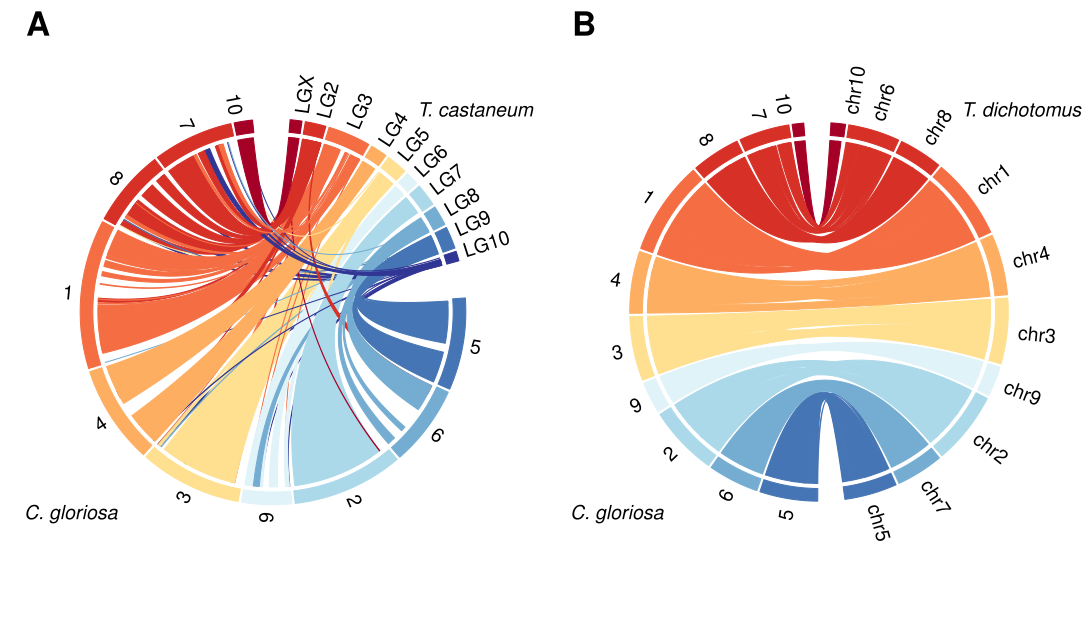

The script that drew this image:
# Terrence Sylvester
# pradakshanas@gmail.com
# 24 August 2023

library(circlize)

# read in circos karyotype data
CgChroms <- read.table("synteny/Cglo_Tcas/Cglo.karyotype.txt", header = F)
TcChroms <- read.table("synteny/Cglo_Tcas/Tcas.karyotype.txt", header = F)
CgChroms.Td <- read.table("synteny/Cglo_Tdic/Cglo.karyotype.txt", header = F)
TdChroms <- read.table("synteny/Cglo_Tdic/Tdic.karyotype.txt", header = F)

CgChroms <- CgChroms[,c(3,6,7)]
TcChroms <- TcChroms[,c(3,6,7)]
CgChroms.Td <- CgChroms.Td[,c(3,6,7)]
TdChroms <- TdChroms[,c(3,6,7)]

colnames(CgChroms) <- colnames(TcChroms) <- colnames(CgChroms.Td) <- colnames(TdChroms) <- c("cont","length","col")

# read links
link.tc <- read.table("synteny/Cglo_Tcas/Cglo_Tcas/data/Tcas_Cglo_bundles.tsv", header = F)
link.td <- read.table("synteny/Cglo_Tdic/Cglo_Tdic/data/Tdic_Cglo_bundles.tsv", header = F)

for(i in 1:nrow(link.tc)){
  hit <- unlist(strsplit(link.tc$V7[i],split = ","))
  loc <- grep("color", hit)
  link.tc$V7[i] <- gsub("color=", "",hit[loc])
}

for(i in 1:nrow(link.td)){
  hit <- unlist(strsplit(link.td$V7[i],split = ","))
  loc <- grep("color", hit)
  link.td$V7[i] <- gsub("color=", "",hit[loc])
}

# set colours
lgx = "#a50026"
lg2 = "#d73027"
lg3 = "#f46d43"
lg4 = "#fdae61"
lg5 = "#fee090"
lg6 = "#e0f3f8"
lg7 = "#abd9e9"
lg8 = "#74add1"
lg9 = "#4575b4"
lg10 = "#313695"

CgChroms$col[CgChroms$col == "lgx"] <- "#a50026"
CgChroms$col[CgChroms$col == "lg2"] <- "#d73027"
CgChroms$col[CgChroms$col == "lg3"] <- "#f46d43"
CgChroms$col[CgChroms$col == "lg4"] <- "#fdae61"
CgChroms$col[CgChroms$col == "lg5"] <- "#fee090"
CgChroms$col[CgChroms$col == "lg6"] <- "#e0f3f8"
CgChroms$col[CgChroms$col == "lg7"] <- "#abd9e9"
CgChroms$col[CgChroms$col == "lg8"] <- "#74add1"
CgChroms$col[CgChroms$col == "lg9"] <- "#4575b4"
CgChroms$col[CgChroms$col == "lg10"] <- "#313695"

CgChroms.Td$col[CgChroms.Td$col == "lgx"] <- "#a50026"
CgChroms.Td$col[CgChroms.Td$col == "lg2"] <- "#d73027"
CgChroms.Td$col[CgChroms.Td$col == "lg3"] <- "#f46d43"
CgChroms.Td$col[CgChroms.Td$col == "lg4"] <- "#fdae61"
CgChroms.Td$col[CgChroms.Td$col == "lg5"] <- "#fee090"
CgChroms.Td$col[CgChroms.Td$col == "lg6"] <- "#e0f3f8"
CgChroms.Td$col[CgChroms.Td$col == "lg7"] <- "#abd9e9"
CgChroms.Td$col[CgChroms.Td$col == "lg8"] <- "#74add1"
CgChroms.Td$col[CgChroms.Td$col == "lg9"] <- "#4575b4"
CgChroms.Td$col[CgChroms.Td$col == "lg10"] <- "#313695"

TcChroms$col[TcChroms$col == "lgx"] <- "#a50026"
TcChroms$col[TcChroms$col == "lg2"] <- "#d73027"
TcChroms$col[TcChroms$col == "lg3"] <- "#f46d43"
TcChroms$col[TcChroms$col == "lg4"] <- "#fdae61"
TcChroms$col[TcChroms$col == "lg5"] <- "#fee090"
TcChroms$col[TcChroms$col == "lg6"] <- "#e0f3f8"
TcChroms$col[TcChroms$col == "lg7"] <- "#abd9e9"
TcChroms$col[TcChroms$col == "lg8"] <- "#74add1"
TcChroms$col[TcChroms$col == "lg9"] <- "#4575b4"
TcChroms$col[TcChroms$col == "lG10"] <- "#313695"

TdChroms$col[TdChroms$col == "lgx"] <- "#a50026"
TdChroms$col[TdChroms$col == "lg2"] <- "#d73027"
TdChroms$col[TdChroms$col == "lg3"] <- "#f46d43"
TdChroms$col[TdChroms$col == "lg4"] <- "#fdae61"
TdChroms$col[TdChroms$col == "lg5"] <- "#fee090"
TdChroms$col[TdChroms$col == "lg6"] <- "#e0f3f8"
TdChroms$col[TdChroms$col == "lg7"] <- "#abd9e9"
TdChroms$col[TdChroms$col == "lg8"] <- "#74add1"
TdChroms$col[TdChroms$col == "lg9"] <- "#4575b4"
TdChroms$col[TdChroms$col == "lG10"] <- "#313695"

link.tc$V7[link.tc$V7 == "lgx"] <- "#a50026"
link.tc$V7[link.tc$V7 == "lg2"] <- "#d73027"
link.tc$V7[link.tc$V7 == "lg3"] <- "#f46d43"
link.tc$V7[link.tc$V7 == "lg4"] <- "#fdae61"
link.tc$V7[link.tc$V7 == "lg5"] <- "#fee090"
link.tc$V7[link.tc$V7 == "lg6"] <- "#e0f3f8"
link.tc$V7[link.tc$V7 == "lg7"] <- "#abd9e9"
link.tc$V7[link.tc$V7 == "lg8"] <- "#74add1"
link.tc$V7[link.tc$V7 == "lg9"] <- "#4575b4"
link.tc$V7[link.tc$V7 == "lg10"] <- "#313695"

link.td$V7[link.td$V7 == "lgx"] <- "#a50026"
link.td$V7[link.td$V7 == "lg2"] <- "#d73027"
link.td$V7[link.td$V7 == "lg3"] <- "#f46d43"
link.td$V7[link.td$V7 == "lg4"] <- "#fdae61"
link.td$V7[link.td$V7 == "lg5"] <- "#fee090"
link.td$V7[link.td$V7 == "lg6"] <- "#e0f3f8"
link.td$V7[link.td$V7 == "lg7"] <- "#abd9e9"
link.td$V7[link.td$V7 == "lg8"] <- "#74add1"
link.td$V7[link.td$V7 == "lg9"] <- "#4575b4"
link.td$V7[link.td$V7 == "lg10"] <- "#313695"

# set the canvas
par(mfcol = c(1,2), mar= c(0,0,0,0))
#layout(matrix(c(1,2), 1, 1, byrow = TRUE))

# make the input matrix for Dab vs Tcas comparison
contMat <- as.data.frame(matrix(data= 0,nrow = c(nrow(CgChroms) + nrow(TcChroms)), ncol = 2))
rownames(contMat) <- c(TcChroms$cont,CgChroms$cont)
contMat[,2] <- c(TcChroms$length,CgChroms$length)
# re order chromosomes
tc.chrom.order <- c(1,11,2:10,12,13,19,20,17,23,14,18,16,15,22,21,24)
conts <- factor(c(TcChroms$cont,CgChroms$cont), 
                levels = c(TcChroms$cont,CgChroms$cont)[tc.chrom.order])
contMat <- contMat[c(TcChroms$cont,CgChroms$cont)[tc.chrom.order],]
# set chromosome colours
bg.col <- c(TcChroms$col,CgChroms$col)[tc.chrom.order]

# rename chromosomes
names <- c(TcChroms$cont,CgChroms$cont)[tc.chrom.order]
names[c(1,12,13,24)] <- ""
names <- gsub("scaf", "", names)
names <- gsub("lg", "LG", names)
names[14] <- "5"
names[15] <- "6"
names[16] <- "2"
names[17] <- "9"
names[18] <- "3"
names[19] <- "4"
names[20] <- "1"
names[21] <- "8"
names[22] <- "7"
names[23] <- "10"


# make the input matrix for Dab vs pcer comparison
contMat.td <- as.data.frame(matrix(data= 0,nrow = c(nrow(CgChroms.Td) + nrow(TdChroms)), ncol = 2))
rownames(contMat.td) <- c(TdChroms$cont,CgChroms.Td$cont)
contMat.td[,2] <- c(TdChroms$length,CgChroms.Td$length)

td.chrom.order <- c(1,3,8,10,2,6,5,11,4,9,7,12,13,19,20,17,23,14,18,16,15,22,21,24)

conts.td <- factor(c(TdChroms$cont,CgChroms.Td$cont), 
                   levels = c(TdChroms$cont,CgChroms.Td$cont)[])
contMat.td <- contMat.td[c(TdChroms$cont,CgChroms.Td$cont)[td.chrom.order],]
bg.col.td <- c(TdChroms$col,CgChroms.Td$col)[td.chrom.order]

names.td <- c(TdChroms$cont,CgChroms.Td$cont)[td.chrom.order]
names.td[c(1,12,13,24)] <- ""
names.td <- gsub("scaf", "", names.td)
names.td[14] <- "5"
names.td[15] <- "6"
names.td[16] <- "2"
names.td[17] <- "9"
names.td[18] <- "3"
names.td[19] <- "4"
names.td[20] <- "1"
names.td[21] <- "8"
names.td[22] <- "7"
names.td[23] <- "10"

# plot 1
circos.par("start.degree" = 90,
           "gap.degree" = 1,
           "track.height" = 0.05,
           "cell.padding" = c(0.02, 0, 0.02, 0))
circos.initialize(xlim = contMat)
circos.labels(sectors = c(TcChroms$cont,CgChroms$cont)[tc.chrom.order],
              x = contMat$V2/2,
              labels = names,
              padding = 0.4,
              facing = "reverse.clockwise",
              side = "outside",
              connection_height = mm_h(0.1),
              line_col = "white",
              cex = 1.2)
circos.track(conts, 
             ylim = c(0,0.1),
             bg.col = bg.col,
             bg.border = bg.col)

for(i in 1:nrow(link.tc)){
  circos.link(link.tc$V1[i] ,
              c(link.tc$V2[i],link.tc$V3[i]),
              link.tc$V4[i], 
              c(link.tc$V5[i],link.tc$V6[i]),
              col = link.tc$V7[i])  
}

mtext(text = "A",side = 3,adj = 0.05, line = -2,font = 2, cex = 2)
circos.clear()

text(x = -.8, y = -.8, labels = "C. gloriosa", font = 3,cex = 1.2)
text(x = .8, y = .8, labels = "T. castaneum", font = 3,cex = 1.2)


# plot 2
circos.par("start.degree" = 90,
           "gap.degree" = 1,
           "track.height" = 0.05,
           "cell.padding" = c(0.02, 0, 0.02, 0))

circos.initialize(xlim = contMat.td)
circos.labels(sectors = c(TdChroms$cont,CgChroms.Td$cont)[td.chrom.order],
              x = contMat.td$V2/2,
              labels = names.td,
              side = "outside",
              connection_height = mm_h(1),
              line_col = "white",
              cex = 1.2)
circos.track(conts.td, 
             ylim = c(0,0.1),
             bg.col = bg.col.td,
             bg.border = bg.col.td)


for(i in 1:nrow(link.td)){
  circos.link(link.td$V1[i] ,
              c(link.td$V2[i],link.td$V3[i]),
              link.td$V4[i], 
              c(link.td$V5[i],link.td$V6[i]),
              col = link.td$V7[i])  
}

mtext(text = "B",side = 3,adj = 0.05, line = -2, font = 2, cex = 2)
circos.clear()

text(x = -.8, y = -.8, labels = "C. gloriosa", font = 3, cex = 1.2)
text(x = .8, y = .8, labels = "T. dichotomus", font = 3, cex = 1.2)
